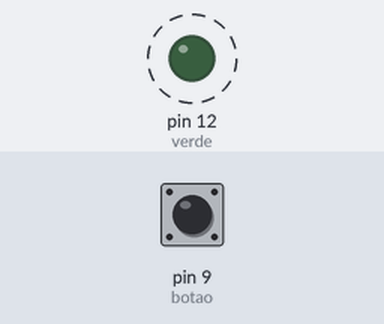
Bench run of a sketch on a simulated Arduino Uno, built with avr-gcc and run on an emulated ATmega328P. Parts: output pins drawn as LEDs (lit = HIGH). Dashed ring = blinking. The inputs (shaded band) are chosen by the test bench; at power-on: pin 9 (botao) LOW. What the sketch prints to the serial monitor is not drawn.

Above: at 0.2 s.
Timing chart, 0 to 3.0 s (numbered marks = the images above):
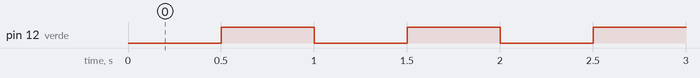

The sketch:

Trabalho_Final.ino
```cpp
#include <TimerOne.h>

int verde = 12;
int var = 0;
int var1 = 0;
int botao = 9;
int botao2 = 8;

void setup()
{
Serial.begin(9600);
pinMode(botao, INPUT);
pinMode(botao2, INPUT);

pinMode(verde, OUTPUT);


Timer1.initialize(500000); // Inicializa o Timer1 e configura para um período de 1 segundos
Timer1.attachInterrupt(callback); // Configura a função callback() como a função para ser chamada a cada interrupção do Timer1
}

void callback()
{
  digitalWrite(verde, digitalRead(verde) ^ 1);
  var1 = digitalRead(botao);
  if(var1 > 0)
  {
  var = var;
  Serial.println(var);
  delay(1000);
  var = 0;
  }
  else{
  var++;
  Serial.println(var);
  }

}

void loop()
{
delay(1000);
 }
```

Measured:
- by itself, pin 12 (verde): alternates HIGH for 0.50 s and LOW for 0.50 s
